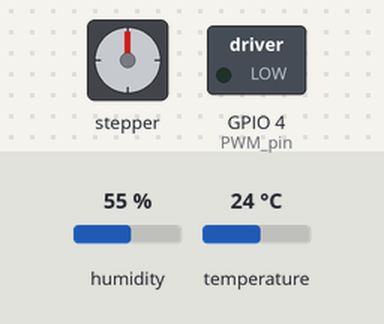
Bench run of a sketch on a simulated ESP32. Shown: stepper motor, switched loads named in the sketch (green lamp = pin HIGH). The inputs (shaded band) are chosen by the test bench; at power-on: humidity 55 %, temperature 24 °C. WiFi joins after 1.5 s; servers stay silent unless stated; stepper angles assume 2048 steps per turn; what the sketch prints to the serial monitor is not drawn.

Above: at 0.1 s.
At 5.3 s:
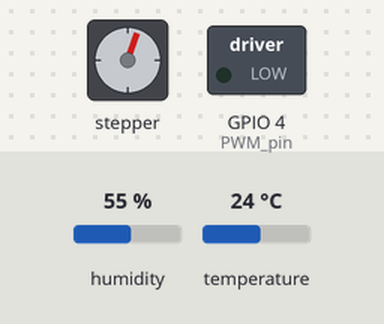
At 10.8 s:
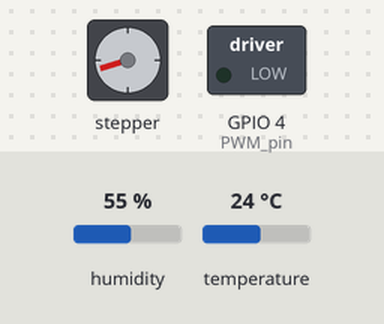
At 21.5 s:
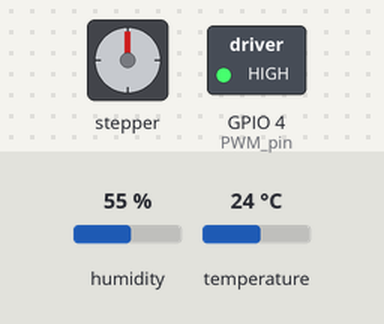
Timing chart, 0 to 23.0 s (numbered marks = the images above):
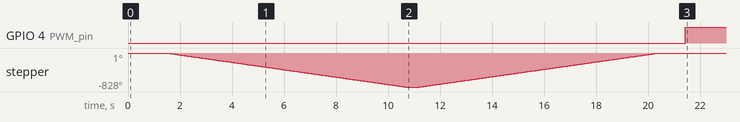

The sketch:

Temp_and_CO2_control_and_stepper_motor.ino
```cpp
#include <SPI.h> //to communicate with one or more peripheral device
#include <Arduino.h>

//for stepper motor
#include<Stepper.h> //TO LOAD THE LIBRARY TO RUN driver
int stepsPerRevolution=2048 ; //depends on the AMOUNT OF STEPS MAKES A WHOLE REVOLUTION
int motSpeed= 15; //revolution per minute (rpm)
Stepper myStepper(stepsPerRevolution, 12,27,14,26); //pin number depending on different driver (in1,in3,in2,in4)

//setting up millis function for 3 event
const long eventTime1= 60000; //1 mins
const long eventTime2= 10000; //10 s
const long eventTime3= 79200000; //22h
unsigned long previousTime_1 = 0;
unsigned long previousTime_2 = 0;
unsigned long previousTime_3 = 0;
// for PWM signal
int PWM_pin = 4;  //Pin for PWM signal to the MOSFET driver
const int freq = 5000;
const int PWMChannel = 0;
const int resolution = 8;

//Temperature, Humidity, CO2, and Wifi
#include <WiFi.h>
#include <HTTPClient.h>
#include <DHT.h>
#define RXD2 16 //for CO2
#define TXD2 17 //for CO2
#define Type DHT11
int sensePin=32;
DHT HT(sensePin,Type);
int value1; //Humidity
int value2; //Temperature in celcius
float value3; //For the CO2 measurement,because its value is decimal
int setTime= 50;
int dt=10000;
const char * ssid = "YOUR_WIFI_NAME"; //ssid of wifi (replace with your own)
const char * password = "YOUR_WIFI_PASSWORD"; //wifi password (replace with your own)

String server = "http://maker.ifttt.com";
String eventName = "DHT11 temp & humidity sensor";
String IFTTT_Key = "YOUR_IFTTT_WEBHOOK_KEY";
String IFTTTUrl="https://maker.ifttt.com/trigger/temp_data/with/key/YOUR_IFTTT_WEBHOOK_KEY";


//Variables
float set_temperature = 28;            // Temperature setpoint.
float temperature_read = 0.0;
float PID_error = 0;
float previous_error = 0;
float elapsedTime, Time, timePrev;
float PID_value = 0;


//PID constants
//////////////////////////////////////////////////////////
int kp = 90;   int ki = 60;   int kd = 80; //edit as necessary
//////////////////////////////////////////////////////////

int PID_p = 0;    int PID_i = 0;    int PID_d = 0;
int PID_values_fixed =0;


void setup() {
    // configure PWM functionalitites for ESP32
  ledcSetup(PWMChannel, freq, resolution);

  // attach the channel to the GPIO to be controlled
  ledcAttachPin(PWM_pin, PWMChannel);
  Serial.begin(9600);
  myStepper.setSpeed(motSpeed); //to input how fast we want the stepper motor to move
  Serial2.begin(9600, SERIAL_8N1, RXD2, TXD2); //CO2 setup
  HT.begin(); //DHT11 setup
  WiFi.mode(WIFI_STA);
  WiFi.begin(ssid, password);

  while (WiFi.status() != WL_CONNECTED) {
    delay(500);
    Serial.print(".");
  }
  Serial.println("Viola, Connected !!!");
  pinMode(PWM_pin,OUTPUT);
  Time = millis();
  //make the stepper motor run in the beginning, then after 22 hours, the millis function will work
  myStepper.step(-2.3*stepsPerRevolution); // the stepper will make the lead extrude to touch the touch screen (turn it off)
delay(500);
myStepper.step(2.3*stepsPerRevolution); // to retract the lead                                                                                                                                                                                                                                                                                                                                                                                                                        *stepsPerRevolution);// negative will make it go backwards
}
void sendDataToSheet(void) //send data to google spread sheet
{
  String url = server + "/trigger/" + eventName + "/with/key/" + IFTTT_Key + "?value1=" + String((int)value1) + "&value2="+String((int)value2) +"&value3=" + String((int)value3);
  Serial.println(url);
  //Start to send data to IFTTT
  HTTPClient http;
  Serial.print("[HTTP] begin...\n");
  http.begin(url); //HTTP

  Serial.print("[HTTP] GET...\n");
  // start connection and send HTTP header
  int httpCode = http.GET();
  // httpCode will be negative on error
  if(httpCode > 0) {
    // HTTP header has been send and Server response header has been handled
    Serial.printf("[HTTP] GET... code: %d\n", httpCode);
    // file found at server
    if(httpCode == HTTP_CODE_OK) {
      String payload = http.getString();
      Serial.println(payload);
    }
  } else {
    Serial.printf("[HTTP] GET... failed, error: %s\n", http.errorToString(httpCode).c_str());
  }
  http.end();

}

void loop() {
  unsigned long currentTime=millis();

  //Sending data to google sheet every 10 mins
  if ( currentTime - previousTime_1 >= eventTime1) {
     sendDataToSheet();
     previousTime_1= currentTime;
  }

  //reading of temperature, humidity, co2 to serial monitor and feedback every 10s
    if ( currentTime - previousTime_2 >= eventTime2) {
     value1=HT.readHumidity(); //humidity
  value2=HT.readTemperature(); //temp in C
  value3=Serial2.parseFloat(); //carbon dioxidereading
   delay(1);
  Serial.print("Values are ");
  Serial.print(value1);
  Serial.print(' ');
  Serial.print(value2);
  Serial.print(' ');
  Serial.println(value3);
  Serial.print(' ');
  //input feedback for CO2 here
    // First we read the real value of temperature
  temperature_read = value2; //read temp in celcius from DHT11
  //Next we calculate the error between the setpoint and the real value
  PID_error = set_temperature - temperature_read + 3;
  //Calculate the P value
  PID_p = 0.01*kp * PID_error;
  //Calculate the I value in a range on +-3
  PID_i = 0.01*PID_i + (ki * PID_error);
   //For derivative we need real time to calculate speed change rate
  timePrev = Time;                            // the previous time is stored before the actual time read
  Time = millis();                            // actual time read
  elapsedTime = (Time - timePrev) / 1000;
  //Now we can calculate the D calue
  PID_d = 0.01*kd*((PID_error - previous_error)/elapsedTime);
  //Final total PID value is the sum of P + I + D
  PID_value = PID_p + PID_i + PID_d;

  //We define PWM range between 0 and 255
  if(PID_value < 0)
  {    PID_value = 0;    }
  if(PID_value > 255)
  {    PID_value = 255;  }
  //Now we can write the PWM signal to the mosfet on digital pin D3
  //Since we use MOSFET directly, we write 0-PID valuey
ledcWrite(PWMChannel, PID_value);  //control the peltier heating
Serial.println(PID_value);
  previous_error = PID_error;     //Remember to store the previous error for next loop.
  delay(250);
     previousTime_2= currentTime;
  }

  //stepper motor function
    if ( currentTime - previousTime_3 >= eventTime3) {
myStepper.step(-2.3*stepsPerRevolution); // the stepper will make the lead extrude to touch the touch screen (turn it off)
delay(500);
myStepper.step(2.3*stepsPerRevolution); // to retract the lead                                                                                                                                                                                                                                                                                                                                                                                                                        *stepsPerRevolution);// negative will make it go backwards
delay(7200000); //to turn off the oxygen concentrator for 2 hours
  myStepper.step(-2.3*stepsPerRevolution); // the stepper will make the lead extrude to touch the touch screen (turn it on)
delay(500);
myStepper.step(2.3*stepsPerRevolution); // to retract the lead                                                                                                                                                                                                                                                                                                                                                                                                                        *stepsPerRevolution);// negative will make it go backwards
  previousTime_3= currentTime;
  }

  }
```

Measured:
- by itself, GPIO 4 (PWM_pin): LOW → HIGH at 21.4 s
